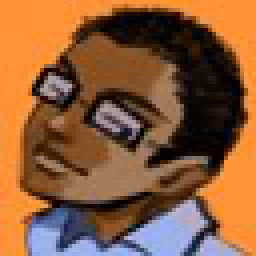
#> input picture Image_2.jpg, 64 x 64 px (shown 4 times larger)
$ python image.py   (Python 2 division)
#> lines starting #> are read from the running program, lines starting #| are printed output that depends on the picture
from PIL import Image
import numpy as np

# Assuming we get an image of size 64X64

upper15 = 48
left15  = 48
bottom15 = 64
right15  = 64

def image():
    im  = Image.open("Image_2.jpg")
#> im is the input picture: PIL image 64x64 RGB; mean R, G, B 139.5, 92.4, 58.3
    row,col = im.size   # row = x, col = y
#> row = 64; col = 64
    data = [ ([0] * col) for row in xrange(row)]
    pixels = im.load
    pix = list(im.getdata())
#> pix = 4096 items, first 6: (255, 146, 57), (255, 146, 57), (255, 146, 57), (255, 146, 57), (255, 146, 57), (255, 146, 57)
    for i in range(row):
     	for j in range(col):
		    data[i][j] = (pix[i*col + j])
#> after the loop, data = 64 items

    newIm = putBorders(blacken15(im))
#> in blacken15, `region = im.crop(tile15)`:
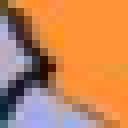
#> region: PIL image 16x16 RGB (shown 8 times larger); mean R, G, B 197.7, 133.6, 88.9
#> after the loop in blacken15, `for i in range (row):`: region: PIL image 16x16 RGB; every value is 0
#> in blacken15, `im.paste(region,tile15)`:
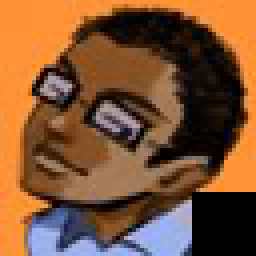
#> im: PIL image 64x64 RGB (shown 4 times larger); mean R, G, B 127.1, 84, 52.7
    newIm.show()
    tileList = getTileList(newIm)
    scrambleImage(tileList,im)
    return None

def putBorders(im):
    row,col = im.size
#> row = 64; col = 64
    height = col
#> height = 64
    width  = row
#> width = 64
    # height = width
    increment = height/4
#> increment = 16
    startVal = width/4
#> startVal = 16
    while(startVal < width):
        for i in range(height):
            im.putpixel((startVal,i), (0,0,0))
        startVal += increment
#> this loop made 3 passes
#> startVal on passes 1 to 3: 32, 48, 64
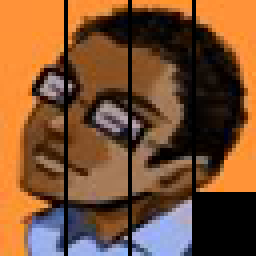
#> im: PIL image 64x64 RGB (shown 4 times larger); mean R, G, B 122.9, 81.1, 50.7
#> after the loop, startVal = 64
    startVal = height/4
#> startVal = 16
    while(startVal < height):
        for i in range(height):
            im.putpixel((i,startVal), (0,0,0))
        startVal += increment
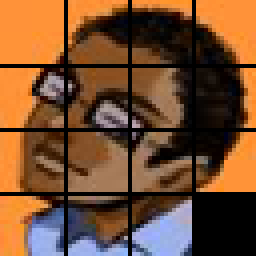
#> im: PIL image 64x64 RGB (shown 4 times larger); mean R, G, B 117.7, 77.9, 48.9
#> after the loop, startVal = 64
    tileList = getTileList(im)
    return im

def blacken15(im):
    tile15 = (upper15,left15,bottom15,right15)
    region = im.crop(tile15)
    row,col = region.size
    for i in range (row):
        for j in range(col):
            region.putpixel((i,j), (0,0,0))
    im.paste(region,tile15)
    return im

def getTileList(im):
    upper = 0
    left  = 0
    height,width = im.size
#> height = 64; width = 64
    inc = height/4
#> inc = 16
    tileList = [ 0 for i in range(16)]
    i = 0
    while(left < height):
        while(upper < width):
            bottom = upper + inc
            right  = left + inc
            tile = im.crop((upper,left,bottom,right))
            tileList[i] = tile
            i += 1
            upper += inc
        upper = 0
        left += inc
#> after the loop, i = 16; left = 64; tileList = 16 items
    return tileList

def scrambleImage(tileList,im):
    scList = [3, 2, 1, 0, 7, 6, 5, 4, 11, 10, 9, 8, 15, 14, 13 ,12]
    row,col = im.size
#> row = 64; col = 64
    upper = 0
    left = 0
    inc = row/4
#> inc = 16
    im = Image.new('RGB', (row,col))
#> im: PIL image 64x64 RGB; every value is 0
    for i in range(len(scList)):
        index = scList[i]
        tile = tileList[index]
        if(upper == 3*inc):
            bottom = upper + inc
            right = left + inc
            box = (upper,left,bottom,right)
            upper += inc
            im.paste(tile,box)
            upper = 0
            left += inc

        else:
            bottom = upper + inc
            right = left + inc
            box = (upper,left,bottom,right)
            upper += inc
            im.paste(tile,box)
#> this loop made 16 passes
#> pass 1, in scrambleImage, `tile = tileList[index]`:
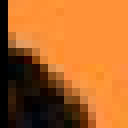
#> tile: PIL image 16x16 RGB (shown 8 times larger); mean R, G, B 175.7, 101.4, 40.4
#> after the loop:
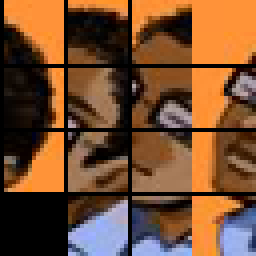
#> im: PIL image 64x64 RGB (shown 4 times larger); mean R, G, B 117.7, 77.9, 48.9
#> after the loop:
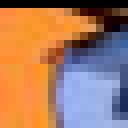
#> tile: PIL image 16x16 RGB (shown 8 times larger); mean R, G, B 164.7, 121.7, 99
#> after the loop, left = 64; upper = 0

    im.show()


image()

$ run again, with Image_3.jpg copied over Image_2.jpg
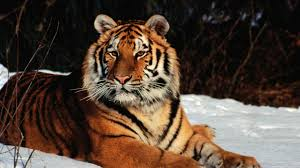
#> input picture Image_3.jpg, 300 x 168 px
#> in image, im is the input picture: PIL image 300x168 RGB; mean R, G, B 84.4, 67.8, 56
#> pix = 50400 items
#> after the loop in image, `for i in range(row):`: data = 300 items
#> in putBorders, `row,col = im.size`: row = 300; col = 168
#> in putBorders, `width  = row`: width = 300
#> increment = 42
#> in putBorders, `startVal = width/4`: startVal = 75
#> the loop in putBorders, `while(startVal < width):` made 6 passes
#> startVal on passes 1 to 6: 117, 159, 201, 243, 285, 327
#> after the loop in putBorders, `while(startVal < width):`: startVal = 327
#> in putBorders, `startVal = height/4`: startVal = 42
#> the loop in putBorders, `while(startVal < height):` made 3 passes
#> startVal on passes 1 to 3: 84, 126, 168
#> after the loop in putBorders, `while(startVal < height):`: startVal = 168
#> after the loop in getTileList, `while(left < height):`: i = 12; left = 300; tileList = 16 items
#> the loop in scrambleImage, `for i in range(len(scList)):` made 16 passes
#> pass 3, in scrambleImage, `tile = tileList[index]`:
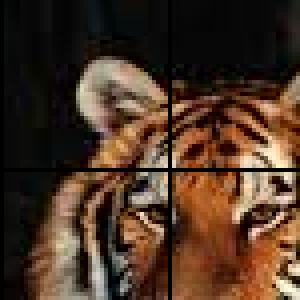
#> tile: PIL image 75x75 RGB (shown 4 times larger); mean R, G, B 76.4, 53.8, 38
#> after the loop in scrambleImage, `for i in range(len(scList)):`:
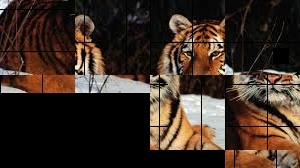
#> im: PIL image 300x168 RGB; mean R, G, B 61.3, 46.4, 35.8
#> after the loop in scrambleImage, `for i in range(len(scList)):`: left = 300; upper = 0
